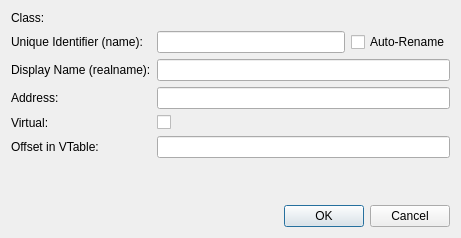
<?xml version="1.0" encoding="UTF-8"?>
<ui version="4.0">
 <class>EditMethodDialog</class>
 <widget class="QDialog" name="EditMethodDialog">
  <property name="windowModality">
   <enum>Qt::NonModal</enum>
  </property>
  <property name="geometry">
   <rect>
    <x>0</x>
    <y>0</y>
    <width>461</width>
    <height>238</height>
   </rect>
  </property>
  <property name="windowTitle">
   <string>Method</string>
  </property>
  <layout class="QVBoxLayout" name="verticalLayout">
   <item>
    <layout class="QFormLayout" name="formLayout">
     <item row="0" column="0">
      <widget class="QLabel" name="label">
       <property name="text">
        <string>Class:</string>
       </property>
      </widget>
     </item>
     <item row="1" column="0">
      <widget class="QLabel" name="nameLabel">
       <property name="text">
        <string>Unique Identifier (name):</string>
       </property>
      </widget>
     </item>
     <item row="1" column="1">
      <layout class="QHBoxLayout" name="horizontalLayout">
       <item>
        <widget class="QLineEdit" name="nameEdit"/>
       </item>
       <item>
        <widget class="QCheckBox" name="autoRenameCheckBox">
         <property name="text">
          <string>Auto-Rename</string>
         </property>
         <property name="checked">
          <bool>false</bool>
         </property>
        </widget>
       </item>
      </layout>
     </item>
     <item row="2" column="0">
      <widget class="QLabel" name="realNameLabel">
       <property name="text">
        <string>Display Name (realname):</string>
       </property>
      </widget>
     </item>
     <item row="2" column="1">
      <widget class="QLineEdit" name="realNameEdit"/>
     </item>
     <item row="3" column="0">
      <widget class="QLabel" name="addressLabel">
       <property name="text">
        <string>Address:</string>
       </property>
      </widget>
     </item>
     <item row="3" column="1">
      <widget class="QLineEdit" name="addressEdit"/>
     </item>
     <item row="4" column="0">
      <widget class="QLabel" name="virtualLabel">
       <property name="text">
        <string>Virtual:</string>
       </property>
      </widget>
     </item>
     <item row="4" column="1">
      <widget class="QCheckBox" name="virtualCheckBox">
       <property name="text">
        <string/>
       </property>
      </widget>
     </item>
     <item row="5" column="0">
      <widget class="QLabel" name="vtableOffsetLabel">
       <property name="text">
        <string>Offset in VTable:</string>
       </property>
      </widget>
     </item>
     <item row="5" column="1">
      <widget class="QLineEdit" name="vtableOffsetEdit"/>
     </item>
    </layout>
   </item>
   <item>
    <widget class="QDialogButtonBox" name="buttonBox">
     <property name="orientation">
      <enum>Qt::Horizontal</enum>
     </property>
     <property name="standardButtons">
      <set>QDialogButtonBox::Cancel|QDialogButtonBox::Ok</set>
     </property>
    </widget>
   </item>
  </layout>
 </widget>
 <tabstops>
  <tabstop>nameEdit</tabstop>
  <tabstop>autoRenameCheckBox</tabstop>
  <tabstop>realNameEdit</tabstop>
  <tabstop>addressEdit</tabstop>
  <tabstop>virtualCheckBox</tabstop>
  <tabstop>vtableOffsetEdit</tabstop>
 </tabstops>
 <resources/>
 <connections>
  <connection>
   <sender>buttonBox</sender>
   <signal>accepted()</signal>
   <receiver>EditMethodDialog</receiver>
   <slot>accept()</slot>
   <hints>
    <hint type="sourcelabel">
     <x>248</x>
     <y>254</y>
    </hint>
    <hint type="destinationlabel">
     <x>157</x>
     <y>274</y>
    </hint>
   </hints>
  </connection>
  <connection>
   <sender>buttonBox</sender>
   <signal>rejected()</signal>
   <receiver>EditMethodDialog</receiver>
   <slot>reject()</slot>
   <hints>
    <hint type="sourcelabel">
     <x>316</x>
     <y>260</y>
    </hint>
    <hint type="destinationlabel">
     <x>286</x>
     <y>274</y>
    </hint>
   </hints>
  </connection>
 </connections>
</ui>
